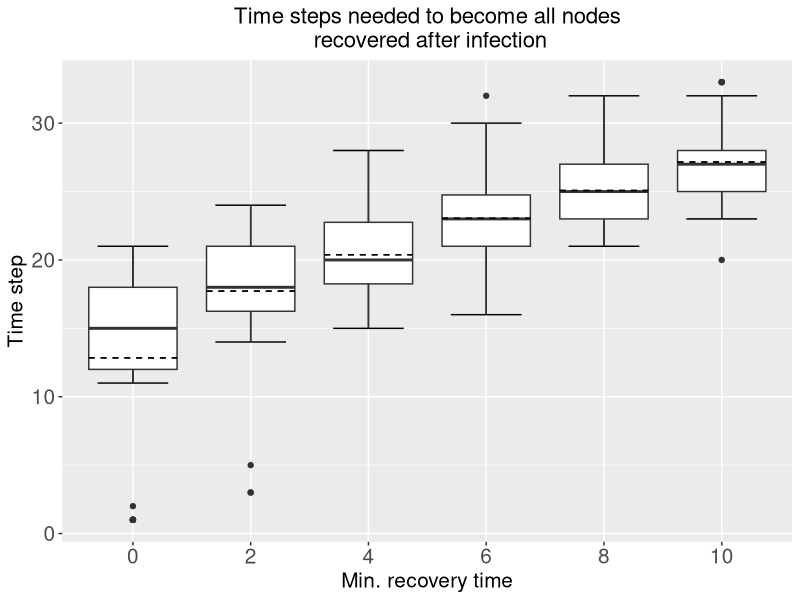

This chart was generated by the following R code:
# 4/26/20
# Benedek Dankó


library(igraph)
library(ggplot2)
library(ggpubr)
library(reshape2)


generate.network.B <- function(N,links.per.step){
  L <- matrix(nrow=0,ncol=2) # initialize matrix with zero rows
  deg <- integer(N) # initialize vector for degrees of the nodes
  for (i in 2:N) { # note that we start assigning edges from the second node only
    n.new <- min(links.per.step,i-1) # this is needed because at the beginning there might be too few old nodes to select from
    linkto <- sample(i-1,n.new,prob=deg[1:(i-1)]+1) # in this example, the "attractiveness of isolated nodes is 1, and it increases linearly with degree
    newlinks <- cbind(rep(i,n.new),linkto)
    L <- rbind(L,newlinks) # append the new links to the matrix of all links
    deg[i] = deg[i] + n.new
    deg[linkto] = deg[linkto]+1
  }
  colnames(L) <- NULL # remove the column name automatically added by cbind
  L
}


##### MAIN FUNCTION #####

pandemic.simulation <- function(N, p.t, connectivity, recovery.time, rec.prob){
  
  
  infected <- numeric(N) # initialize infection status, 0: susceptible, 1: infected, 2: recovered
  patientzero <- sample(N,1) # select 'patient zero'
  infected[patientzero] <- 1
  links <- generate.network.B(N,connectivity)
  
  populations.df <- data.frame(time=integer(), susceptible=integer(), infected=integer(), recovered=integer()) # stores the group numbers per time step
  
  infection.df <- data.frame(node=c(1:N), time=rep(Inf,N)) # to store the infection time of all nodes
  infection.df[patientzero,2] <- 0
  previous.inf.nodes <- c()
  
  time=0 # time step
  while (length(infected[infected == 1]) > 0) { # run simulation until all nodes become recovered
    inf <- as.logical(infected)
    discordant.links <- which(xor(inf[links[,1]],inf[links[,2]])) # find the indeces of links that connect an infected individual to an uninfected
    transmit <- rbinom(length(discordant.links),1,p.t) # determine randomly which of the discordant links transmit the disease
    transmitter.links <- discordant.links[transmit==1]
    
    total.infected.nodes <- which(infected %in% 1) # get all infected nodes
    recovered.nodes <- which(infected %in% 2) # all recovered nodes
    
    nodes.of.transmitter.links <- unique(as.vector(links[transmitter.links,1:2])) # gets both nodes of the transmitter links into a single vector; unique just filters out repetitions
    nodes.of.transmitter.links <- nodes.of.transmitter.links[!nodes.of.transmitter.links %in% recovered.nodes] # to avoid infecting recovered nodes
    
    if (length(as.vector(nodes.of.transmitter.links)) >= 0) {new.inf.nodes <- setdiff(total.infected.nodes, previous.inf.nodes) # get new infected nodes
    previous.inf.nodes <- total.infected.nodes
    
    if (length(new.inf.nodes) > 0){infection.df[new.inf.nodes, 2] <- time}} # store the infection time of new infected nodes
    infected[nodes.of.transmitter.links] <- 1 # here I simply set both nodes to TRUE (although the transmitter already had 'TRUE'). In more complex models, you might want to do a further check here and overwrite only the newly infected nodes.
    max.recover <- time-recovery.time # minimal time after infection, that is needed to recover (minimal length of the disease)
    potential.recovers <- as.vector(infection.df[infection.df$time <= max.recover,]$node)
    if (max.recover >= 0){
      recovered.nodes <- rbinom(length(potential.recovers), 1, rec.prob)
      recovered.nodes <- potential.recovers[recovered.nodes == 1]
      infected[recovered.nodes] <- 2} # recovered nodes
    
    time = time + 1
    current.df <- data.frame(time, length(infected[infected == 0]), length(infected[infected == 1]), length(infected[infected == 2]))
    names(current.df) <- c("time", "susceptible", "infected", "recovered")  
    populations.df <- rbind(populations.df, current.df)
  }
  return (time)
  }
  

#test:
#pandemic.simulation(50, 0.2, 3, 0, 0.4)


#### Simulations #####

params <- c(0, 2, 4, 6, 8, 10) # different recovery time parameters
repetitions <- 50 # repeat each simulation 50 times

df <- data.frame('1'=numeric(repetitions), '2'=numeric(repetitions), '3'=numeric(repetitions), # initialize empty data frame
                 '4'=numeric(repetitions), '5'=numeric(repetitions), '6'=numeric(repetitions))


for (i in (1:length(params))){ # run simulations and fill up data frame
values <- numeric(repetitions)
for (rep in (1:repetitions)){
values[rep] <- pandemic.simulation(50, 0.2, 3, params[i], 0.4)
}
df[paste0("X", i)] <- values
}

# transform dataframe for boxplots:
s_df <- stack(df)
s_df <- transform(s_df, group = substring(ind, 1, 1),
                             obs = substring(ind, 2))

# plot the result:
plt <- ggplot(s_df, aes(x = ind, y = values)) +
  stat_boxplot(geom ='errorbar', width = 0.6) +
  geom_boxplot() +
  stat_summary(fun = mean, geom = "errorbar", aes(ymax = ..y.., ymin = ..y..),
               width = .75, linetype = "dashed") + 
  ggtitle("Time steps needed to become all nodes\n recovered after infection") +
  xlab("Min. recovery time") + ylab("Time step") +
  scale_x_discrete(labels=c("X1" = "0", "X2" = "2",
                            "X3" = "4", "X4" = "6", 
                            "X5" = "8", "X6"="10")) +
  theme(axis.text=element_text(size=15), axis.title=element_text(size=15), 
        plot.title = element_text(size=16, hjust = 0.5))
plt # boxplots with increasing recovery time parameter

# To save plot:
#ggsave("/path/boxplot.png")
#plt
#dev.off()
